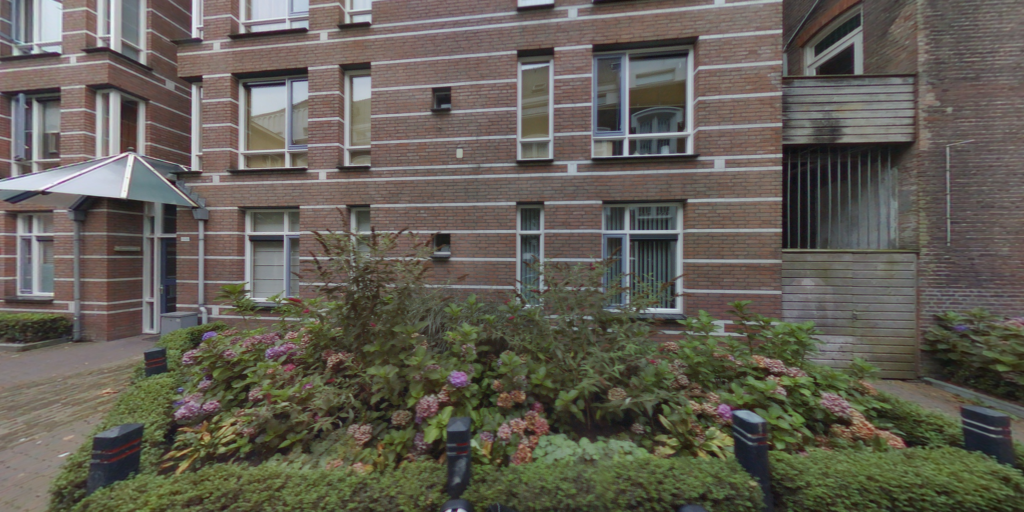
//> input picture a.tif, 2048 x 1024 px (shown at 1/2 size)
$ ./CycloOpdracht2   (built with g++ and OpenCV 4)
//> lines starting //> are read from the running program, lines starting //| are printed output that depends on the picture
### src/MatchCostSSD.h
/*
 * MatchCostSSD.h
 *
 *  Created on: 4 apr. 2015
 *      Author: Geerten.Doornenbal
 */

#ifndef MATCHCOSTSSD_H_
#define MATCHCOSTSSD_H_

#include "IMatchCost.h"

class MatchCostSSD: public IMatchCost
{
public:
	MatchCostSSD(int aWindowSize, int aNCols);
	virtual ~MatchCostSSD();
	double Cost(uchar* aLeftPointer, uchar* aRightPointer);
private:
	static double SSD(int aFirstValue, int aSecondValue);
};

#endif /* MATCHCOSTSSD_H_ */

### src/MatchCostSAD.h
/*
 * MatchCostSAD.h
 *
 *  Created on: 4 apr. 2015
 *      Author: Geerten.Doornenbal
 */

#ifndef MATCHCOSTSAD_H_
#define MATCHCOSTSAD_H_

#include "IMatchCost.h"

class MatchCostSAD: public IMatchCost
{
public:
	MatchCostSAD(int aWindowSize, int aNCols);
	virtual ~MatchCostSAD();
	double Cost(uchar* aLeftPointer, uchar* aRightPointer);
private:
	static double SAD(int aFirstValue, int aSecondValue);
};

#endif /* MATCHCOSTSAD_H_ */

### src/MatchCostNCC.h
/*
 * MatchCostNCC.h
 *
 *  Created on: 4 apr. 2015
 *      Author: Geerten.Doornenbal
 */

#ifndef MATCHCOSTNCC_H_
#define MATCHCOSTNCC_H_

#include "IMatchCost.h"

class MatchCostNCC: public IMatchCost
{
public:
	MatchCostNCC(int aWindowSize, int aNCols);
	virtual ~MatchCostNCC();
	double Cost(uchar* aLeftPointer, uchar* aRightPointer);
};

#endif /* MATCHCOSTNCC_H_ */

### src/MatchCostFactory.h
/*
 * MatchCostFactory.h
 *
 *  Created on: 4 apr. 2015
 *      Author: Geerten.Doornenbal
 */

#ifndef MATCHCOSTFACTORY_H_
#define MATCHCOSTFACTORY_H_

#include "IMatchCost.h"

class MatchCostFactory
{
public:
	enum eMatchCostTypes { SSD, SAD, NCC };

	MatchCostFactory(eMatchCostTypes aType);
	virtual ~MatchCostFactory();

	IMatchCost* CreateMatchCost(int aWindowSize, int aNCols);
private:
	eMatchCostTypes mType;
};

#endif /* MATCHCOSTFACTORY_H_ */

### src/IMatchCost.h
/*
 * MatchCost.h
 *
 *  Created on: 4 apr. 2015
 *      Author: Geerten.Doornenbal
 */

#ifndef IMATCHCOST_H_
#define IMATCHCOST_H_

#include "opencv2/core/core.hpp"

class IMatchCost
{
public:
	IMatchCost(int aWindowSize, int aNCols);
	virtual ~IMatchCost();
	virtual double Cost(uchar* aLeftPointer, uchar* aRightPointer) = 0;
protected:
	double MapOverWindow(uchar* aLeftPointer, uchar* aRightPointer, double (*aMapFunction)(int, int));
	int mWindowSize;
	int mNCols;
};

#endif /* IMATCHCOST_H_ */

### src/StereoMatcher.h
/*
 * StereoMatcher.h
 *
 *  Created on: 4 apr. 2015
 *      Author: Geerten.Doornenbal
 */

#ifndef STEREOMATCHER_H_
#define STEREOMATCHER_H_

#include "opencv2/core/core.hpp"
#include "IMatchCost.h"
#include "MatchCostFactory.h"

class StereoMatcher
{
	public:
		StereoMatcher(cv::Mat& aLeftImage, cv::Mat& aRightImage);
		virtual ~StereoMatcher();
		// needs to be in header to be found by files that use it
		template<class T> void MatchTemplate(int aWindowSize, int aMaxDisparity)
		{
			mCostFunction = new T(aWindowSize, mNCols);
			Match(aWindowSize, aMaxDisparity);
		}
		void MatchFactory(int aWindowSize, int aMaxDisparity, MatchCostFactory& aFactory);
		cv::Mat ComputeResultImage();
	private:
		cv::Mat& mLeftImage;
		cv::Mat& mRightImage;
		cv::Mat mDisparityImage;
		int mHighestDisparity;
		int mLowestDisparity;
		int mNRows;
		int mNCols;
		//MatchCostFactory& mCostFactory;
		IMatchCost* mCostFunction;
		void Match(int aWindowSize, int aMaxDisparity);
		cv::Mat* MatchImages(cv::Mat& aLeftImage, cv::Mat& aRightImage, int aWindowSize,int aMaxDisparity);
		void CrossChecking();
};

#endif /* STEREOMATCHER_H_ */

### src/IMatchCost.cpp
/*
 * MatchCost.cpp
 *
 *  Created on: 4 apr. 2015
 *      Author: Geerten.Doornenbal
 */

#include "IMatchCost.h"

IMatchCost::IMatchCost(int aWindowSize, int aNCols): mWindowSize(aWindowSize), mNCols(aNCols)
{


}

/**
 * Map a given function of the window around it and sum the results. The total sum is returned.
 */
// [16 lines left out: function MapOverWindow, not called in this run]

IMatchCost::~IMatchCost()
{

}

### src/MatchCostNCC.cpp
/*
 * MatchCostNCC.cpp
 *
 *  Created on: 4 apr. 2015
 *      Author: Geerten.Doornenbal
 */

#include "MatchCostNCC.h"

MatchCostNCC::MatchCostNCC(int aWindowSize, int aNCols): IMatchCost(aWindowSize, aNCols)
{

}

MatchCostNCC::~MatchCostNCC()
{

}

/**
 * Compute the cost using normalized cross correlation.
 * Function could be refactored/optimized a bit more (similar to the map function for SAD en SSD).
 */
double MatchCostNCC::Cost(uchar* aLeftPointer, uchar* aRightPointer)
{
	long double lSumRight = 0;
	long double lSumLeft = 0;
	for(int lWindowY = -mWindowSize; lWindowY <= mWindowSize; lWindowY++)
	{
	  for(int lWindowX = -mWindowSize; lWindowX <= mWindowSize; lWindowX++)
	  {
		  int lPointerIndex = lWindowY*mNCols + lWindowX;

		  lSumLeft += aLeftPointer[lPointerIndex];
		  lSumRight += aRightPointer[lPointerIndex];
	  }
	}
	long double lTotalPixels = mWindowSize*2 + 1;
	long double lMeanLeft = lSumLeft / lTotalPixels;
	long double lMeanRight = lSumRight / lTotalPixels;

	long double lSumTotal = 0;
	long double lSumLeftSquared = 0;
	long double lSumRightSquared = 0;
	for(int lWindowY = -mWindowSize; lWindowY <= mWindowSize; lWindowY++)
	{
	  for(int lWindowX = -mWindowSize; lWindowX <= mWindowSize; lWindowX++)
	  {
		  int lPointerIndex = lWindowY*mNCols + lWindowX;
		  long double lFirstValue = aLeftPointer[lPointerIndex];
		  long double lSecondValue = aRightPointer[lPointerIndex];
		  long double lDiffLeft = (lFirstValue - lMeanLeft);
		  long double lDiffRight = (lSecondValue - lMeanRight);
		  lSumTotal += lDiffLeft*lDiffRight;
		  lSumLeftSquared += lDiffLeft*lDiffLeft;
		  lSumRightSquared += lDiffRight*lDiffRight;
	  }
	}
	return -1*( lSumTotal / (std::sqrt(lSumLeftSquared)*std::sqrt(lSumRightSquared)));
}

### src/StereoMatcher.cpp
/*
 * StereoMatcher.cpp
 *
 *  Created on: 4 apr. 2015
 *      Author: Geerten.Doornenbal
 */

#include "StereoMatcher.h"
#include "opencv2/imgproc/imgproc.hpp"
#include <limits>
#include "MatchCostSAD.h"

StereoMatcher::StereoMatcher(cv::Mat& aLeftImage, cv::Mat& aRightImage): mLeftImage(aLeftImage), mRightImage(aRightImage)
{
	mCostFunction = NULL;
	mHighestDisparity = 0;
	mLowestDisparity = std::numeric_limits<int>::max();

	mNRows = mLeftImage.rows;
	mNCols = mLeftImage.cols * mLeftImage.channels();
}

// [5 lines left out: function MatchFactory, not called in this run]

void StereoMatcher::Match(int aWindowSize, int aMaxDisparity)
{
	mHighestDisparity = 0;
	mLowestDisparity = std::numeric_limits<int>::max();;
	mDisparityImage = *MatchImages(mLeftImage, mRightImage, aWindowSize, aMaxDisparity);
	CrossChecking();
}

cv::Mat* StereoMatcher::MatchImages(cv::Mat& aLeftImage, cv::Mat& aRightImage, int aWindowSize,int aMaxDisparity)
{
	cv::Mat* lDisparityImage = new cv::Mat(aLeftImage.rows, aLeftImage.cols, CV_32S);
	lDisparityImage->setTo(0);
	//IMatchCost* lCost = mCostFactory.CreateMatchCost(aWindowSize, mNCols);
	for(int lY = aWindowSize; lY < mNRows - aWindowSize; lY++)
	{
	  uchar* lLeftPointer = mLeftImage.ptr<uchar>(lY);
	  uchar* lRightPointer = mRightImage.ptr<uchar>(lY);
	  for(int lX = aWindowSize; lX < mNCols - aWindowSize; lX++)
	  {
		  double lLowestSum = std::numeric_limits<double>::max();
		  int lBestDisparity = 0;
		  int lStartX = std::max(lX-aMaxDisparity,aWindowSize);
#pragma omp parallel for
		  for(int lSecondX = lStartX; lSecondX <= lX; lSecondX++)
		  {
			  int lDisparity = lX - lSecondX;

			  double lSum = mCostFunction->Cost(lLeftPointer+lX, lRightPointer+lSecondX);
			  if(lLowestSum > lSum)
			  {
				  lLowestSum = lSum;
				  lBestDisparity = lDisparity;
			  }
		  }
		  int* lDisparityPointer = lDisparityImage->ptr<int>(lY);
		  if(lBestDisparity > mHighestDisparity)
		  {
			  mHighestDisparity = lBestDisparity;
		  }
		  if(lBestDisparity < mLowestDisparity)
		  {
			  mLowestDisparity = lBestDisparity;
		  }
		  lDisparityPointer[lX] = lBestDisparity;
	  }
	}
	//delete lCost;
	return lDisparityImage;
}

/**
 * Use cross checking to determine occluded areas. Unknown disparities are set to -1.
 */
// [15 lines left out: function CrossChecking, not called in this run]

/**
 * Compute the result image to be able to display the results of the match.
 * Unknown disparities are set to red. Disparities are scaled to 0-255.
 */
// [28 lines left out: function ComputeResultImage, not called in this run]

StereoMatcher::~StereoMatcher()
{
	if(mCostFunction != NULL)
	{
		delete mCostFunction;
	}

	if(!mDisparityImage.empty())
	{
		mDisparityImage.release();
	}
	if(!mLeftImage.empty())
	{
		mLeftImage.release();
	}
	if(!mRightImage.empty())
	{
		mRightImage.release();
	}
}

### src/CycloOpdracht2.cpp

#include "opencv2/core/core.hpp"
#include "opencv2/highgui/highgui.hpp"
#include "opencv2/imgproc/imgproc.hpp"
#include <limits>
#include <iostream>
#include "StereoMatcher.h"
#include "MatchCostFactory.h"
#include "MatchCostNCC.h"
#include "MatchCostSAD.h"
#include "MatchCostSSD.h"

void ShowImageWindow(cv::Mat aImage, std::string aWindowName)
{
  cv::namedWindow(aWindowName,cv::WINDOW_NORMAL | CV_WINDOW_KEEPRATIO);
  cv::resizeWindow(aWindowName,384,288);
  imshow(aWindowName, aImage);
}

int main()
{
	// Cyclomedia test images
	cv::Mat lFirstImage = cv::imread( "a.tif", CV_LOAD_IMAGE_GRAYSCALE);
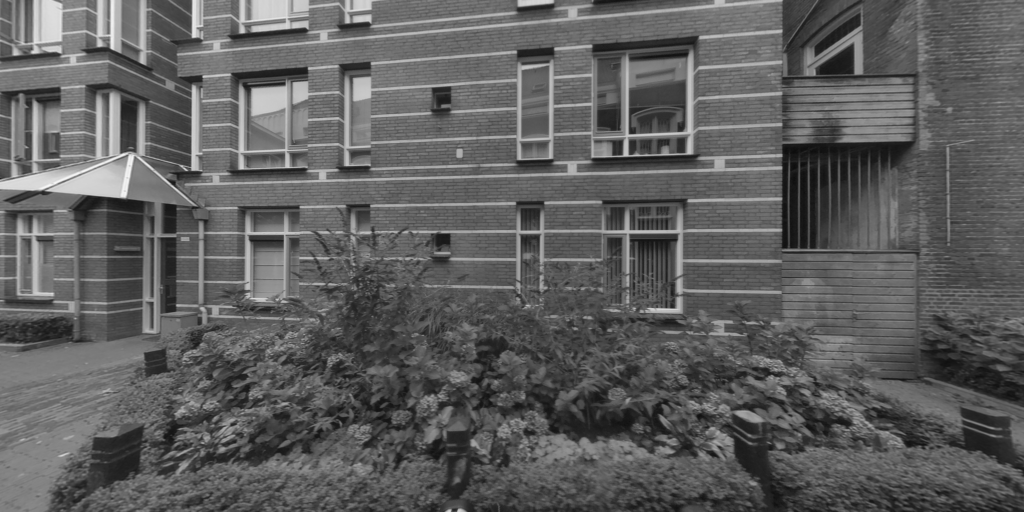
//> lFirstImage: 1024 rows x 2048 cols, CV_8UC1 (shown at 1/2 size); min 11, max 249, mean 94.1
	cv::Mat lSecondImage = cv::imread( "b.tif", CV_LOAD_IMAGE_GRAYSCALE);
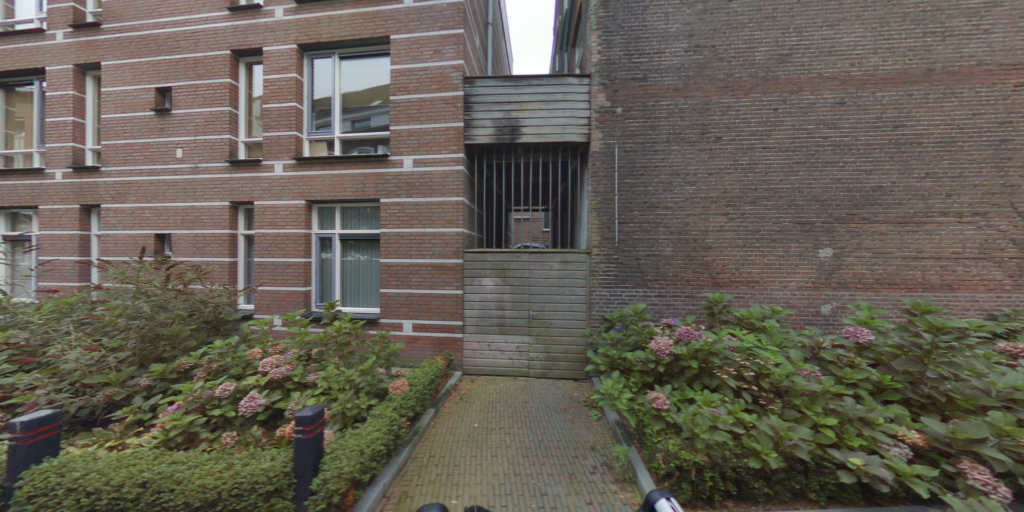
//> input picture b.tif, 2048 x 1024 px (shown at 1/2 size)
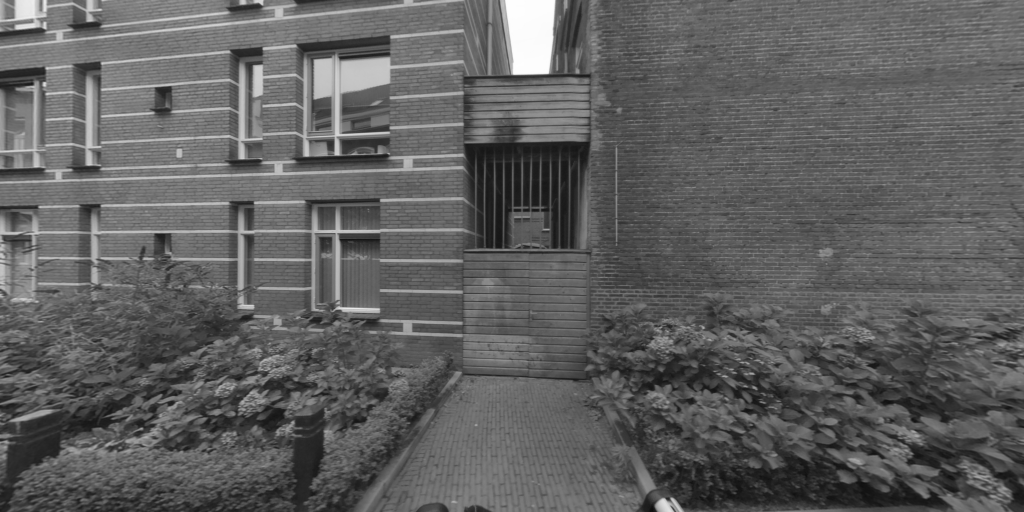
//> lSecondImage: 1024 rows x 2048 cols, CV_8UC1 (shown at 1/2 size); min 12, max 254, mean 95.4

	// Tsukuba test images
	//cv::Mat lFirstImage = cv::imread( "test_left.tif", CV_LOAD_IMAGE_GRAYSCALE);
	//cv::Mat lSecondImage = cv::imread( "test_right.tif", CV_LOAD_IMAGE_GRAYSCALE);

	if (lFirstImage.empty() || lSecondImage.empty())
	{
		std::cout << "Cannot open images!" << std::endl;
		return -1;
	}

	StereoMatcher lMatcher(lFirstImage, lSecondImage);

	ShowImageWindow(lFirstImage, "First image");
	ShowImageWindow(lSecondImage, "Second image");

	int lWindowSize = 32;
	int lMaxDisparity = 700;

	// With factory
	//MatchCostFactory lFactory(MatchCostFactory::NCC);
	//lMatcher.MatchFactory(lWindowSize, lMaxDisparity, lFactory);

	// With template
	lMatcher.MatchTemplate<MatchCostNCC>(lWindowSize, lMaxDisparity);
//> (the run ends here: the time limit is reached, at `for(int lWindowY = -mWindowSize; lWindowY <= mWindowSize; lWindowY++)`)
